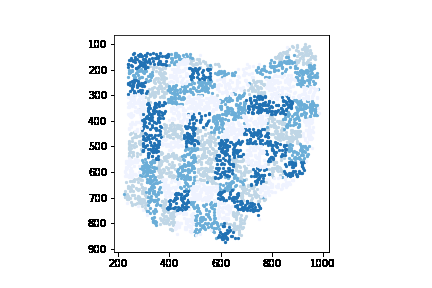
#> input picture pixelPoinstOhio.png, 432 x 288 px, given as the content of the folder :/Users/jiali/Desktop/choroColorRead/generatedMaps/quantiles, which was not available
$ python superPixelMappingArea.py   (older library calls are emulated)
#> lines starting #> are read from the running program, lines starting #| are printed output that depends on the picture; pictures that were not available may be replaced by others from this repository, and a replacement may not be noted
# The goal is to identify US states
# test achieve this goal in two steps
# 1. edge detection for the original images
# 2. feature matching by SIFT descriptor
from skimage.segmentation import slic
from skimage.segmentation import mark_boundaries
from skimage.util import img_as_float
from skimage import io

from numpy import array, array_equal, allclose
import numpy as np
import cv2
from matplotlib import pyplot as plt
import pickle
import numpy as np
import pickle
import os
import sys
# [6 lines of commented-out code are left out]
from collections import deque
import random
import pickle

# [44 lines left out: functions edgeDetector, removeText, not called in this run]
# find the dominant color value for each legend rectangle
def unique_count_app(a):
    colors, count = np.unique(a.reshape(-1,a.shape[-1]), axis=0, return_counts=True)
    return colors[count.argmax()]
# [18 lines left out: function removeTitleLegend, not called in this run]

def arreq_in_list(myarr, list_arrays):
    return next((True for elem in list_arrays if array_equal(elem, myarr)), False)

# [121 lines left out: functions edgeDetector, getBackgroundColor, getXofPointWithMinY, findIndexIntersectingBboxes, bfs, not called in this run]

def main():
    # read detection results from pickle fil
    computerName = '\jiali'
    # computerName = '\li.7957'
    rootPath = r'C:\Users' + computerName + '\Desktop\choroColorRead'
    savePath = rootPath +'\generatedMapsSuperPixels\quantiles'
    path =  rootPath +'\generatedMaps\quantiles'
    imageNames = os.listdir(path)

    # imgName = '1921_462_mask.tif'
    superPixelResultsPairList = []
    imgContinue = False
    imageNames.sort()
    for i,imgName in enumerate(imageNames):
        # if i < 48:
        #     continue

        if '.json' in imgName:
            continue
        print('index: ' + str(i))
        print('image name: ' + imgName)


        # read images and remove texts on the images
        img = cv2.imread(path + '\\' + imgName) # Image1 to be matched
#> img is the input picture: shape (288, 432, 3); mean B, G, R 244.7, 239.1, 231.9
        img1 = cv2.cvtColor(img, cv2.COLOR_BGR2RGB)
        imgGrey = cv2.cvtColor(img, cv2.COLOR_BGR2GRAY)
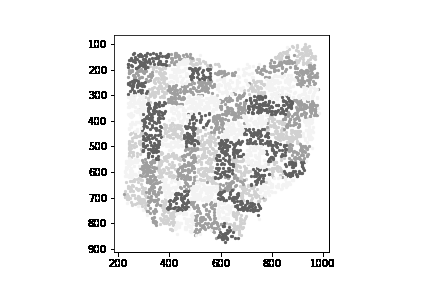
#> imgGrey: shape (288, 432); min 0, max 255, mean 237.5

        # loop over the number of segments
        # apply SLIC and extract (approximately) the supplied number
        # of segments
        try:
            image = img_as_float(img1)
            numSegments = 300
            # get segments from the segmentation results
            segments = slic(image, n_segments = numSegments, sigma = 5)
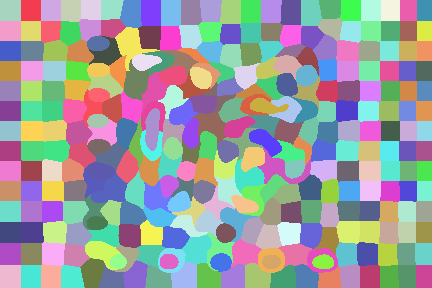
#> segments: shape (288, 432) int64; 303 distinct labels, from 1 to 303; one colour per label, 0 black
        except:
            print("not working image: " + imgName + '\n')
            continue
        superPixelResultsPairList.append([imgName, segments])
        # edgeSegments = edgeDetectorGrey(segments)
        # show the output of SLIC
        fig = plt.figure("Superpixels -- %d segments" % (numSegments), dpi = 1000)
        ax = plt.gca()
        bounds = mark_boundaries(image, segments)
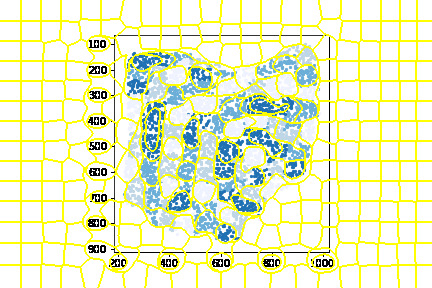
#> bounds: shape (288, 432, 3) float64; mean R, G, B 0.925, 0.948, 0.783
        ax.imshow(bounds)
        plt.axis("off")
        # show the plots

        # plt.show()
        # print('test')
        plt.subplots_adjust(left=0, right=1, top=1, bottom=0)
        fig.savefig(savePath + '\\' + 'sp_300_' + imgName, bbox_inches='tight')
        imgNameShort = imgName.split('.')[:-1]
    with open('E:\\sp_challenging\\sp_300_spatialPattern_images_quantiles' + '.pickle', "wb") as f:
            pickle.dump(superPixelResultsPairList, f)

    segments = superPixelResultsPairList[0][1]
    # print('test')

    # bgColor = 0

    # bgColor,bgColorSec = getBackgroundColor(img1Proc, imgGrey)

        # get the list of pairs of coords of pixels with a specific superpixel segmentid
        # index of the list means superpixel segmentid
    maxSegmentationID = np.amax(segments)
#> maxSegmentationID = 303
    minSegmentationID = np.amin(segments)
#> minSegmentationID = 1

    coordPairsList = []
    for id in range(minSegmentationID,maxSegmentationID + 1):
        results = np.where(segments == id)
        coordPairs = np.asarray(results).T.tolist()
        # results = zip(*np.where(segments == id))
        # coord = zip(results)
        coordPairsList.append(coordPairs)
#> this loop made 303 passes
#> results on passes 1 to 3: 441 positions, rows 0 to 20, columns 0 to 20, 420 positions, rows 0 to 20, columns 21 to 40, 420 positions, rows 0 to 20, columns 41 to 60
#> after the loop, coordPairsList = 303 items

    # identify whether the superpixel is with bg color
    mapRegionSuperPixels = []
    for coordPairs in coordPairsList:
        colorValueList = []
        for coordPair in coordPairs:
            colorValue = imgGrey[coordPair[0],coordPair[1]]
            colorValueList.append(colorValue)
        count0 = colorValueList.count(0)
        count255 = colorValueList.count(255)
        if count0 >= count255:
            maxOccurValue = 0
        else:
            maxOccurValue = 255
        if abs(maxOccurValue - bgColor) > 10:
            mapRegionSuperPixels.append(coordPairs)
#> this loop made 1 pass
#> (count0, count255, maxOccurValue) on pass 1: (0, 441, 255)
#> after the loop, mapRegionSuperPixels = []
    with open(r'd:\superPixelMask_462_4800_buildingCoordPairs.pickle', 'rb') as f:
	    mapRegionSuperPixels = pickle.load(f)


    # generate bboxes of the super pixels
    spShapelyBoxList = []
    for sp in mapRegionSuperPixels:
        maxCoordSpBbox = np.amax(sp,0)
        minCoordSpBbox = np.amin(sp,0)
        xMaxSpBbox, yMaxSpBbox = maxCoordSpBbox[0],maxCoordSpBbox[1]
        xMinSpBbox, yMinSpBbox = minCoordSpBbox[0], minCoordSpBbox[1]
        spShapelyBoxList.append([xMinSpBbox, yMinSpBbox,xMaxSpBbox, yMaxSpBbox])
    # ax = plt.gca()
    for box in spShapelyBoxList:

        xMinSpBbox, yMinSpBbox,xMaxSpBbox, yMaxSpBbox = box[0], box[1], box[2], box[3]
        startPoint = (int(yMinSpBbox),int(xMinSpBbox))
        endPoint = (int(yMaxSpBbox),int(xMaxSpBbox))
        cv2.rectangle(img,startPoint,endPoint,(255, 0, 0),2)
    # cv2.imshow("Bboxes", img)
    cv2.imwrite(r'C:\Users\jiali\Desktop' + '\\' + 'spBbox_1951_462.tif', img)
    print('test')

    # [166 lines of commented-out code are left out]


#> (the run stopped early here; a loop or call above may not have finished)
